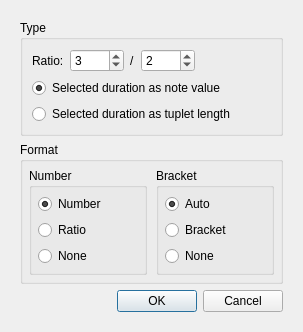
<?xml version="1.0" encoding="UTF-8"?>
<ui version="4.0">
 <class>TupletDialog</class>
 <widget class="QDialog" name="TupletDialog">
  <property name="geometry">
   <rect>
    <x>0</x>
    <y>0</y>
    <width>303</width>
    <height>300</height>
   </rect>
  </property>
  <property name="windowTitle">
   <string>Create tuplet</string>
  </property>
  <layout class="QGridLayout" name="gridLayout">
   <item row="0" column="0">
    <layout class="QGridLayout">
     <property name="leftMargin">
      <number>9</number>
     </property>
     <property name="topMargin">
      <number>9</number>
     </property>
     <property name="rightMargin">
      <number>9</number>
     </property>
     <property name="bottomMargin">
      <number>9</number>
     </property>
     <item row="0" column="0">
      <widget class="QGroupBox" name="groupBox">
       <property name="title">
        <string>Type</string>
       </property>
       <layout class="QVBoxLayout" name="verticalLayout">
        <item>
         <layout class="QHBoxLayout" name="horizontalLayout">
          <item>
           <widget class="QLabel" name="label">
            <property name="text">
             <string>Ratio:</string>
            </property>
            <property name="buddy">
             <cstring>actualNotes</cstring>
            </property>
           </widget>
          </item>
          <item>
           <widget class="QSpinBox" name="actualNotes">
            <property name="sizePolicy">
             <sizepolicy hsizetype="Preferred" vsizetype="Fixed">
              <horstretch>0</horstretch>
              <verstretch>0</verstretch>
             </sizepolicy>
            </property>
            <property name="minimum">
             <number>1</number>
            </property>
            <property name="maximum">
             <number>9999</number>
            </property>
            <property name="value">
             <number>3</number>
            </property>
           </widget>
          </item>
          <item>
           <widget class="QLabel" name="label_2">
            <property name="text">
             <string notr="true">/</string>
            </property>
            <property name="buddy">
             <cstring>normalNotes</cstring>
            </property>
           </widget>
          </item>
          <item>
           <widget class="QSpinBox" name="normalNotes">
            <property name="sizePolicy">
             <sizepolicy hsizetype="Preferred" vsizetype="Fixed">
              <horstretch>0</horstretch>
              <verstretch>0</verstretch>
             </sizepolicy>
            </property>
            <property name="minimum">
             <number>1</number>
            </property>
            <property name="maximum">
             <number>9999</number>
            </property>
            <property name="value">
             <number>2</number>
            </property>
           </widget>
          </item>
          <item>
           <spacer name="horizontalSpacer">
            <property name="orientation">
             <enum>Qt::Horizontal</enum>
            </property>
            <property name="sizeHint" stdset="0">
             <size>
              <width>40</width>
              <height>20</height>
             </size>
            </property>
           </spacer>
          </item>
         </layout>
        </item>
        <item>
         <widget class="QRadioButton" name="useSelectedDuration">
          <property name="text">
           <string>Selected duration as note value</string>
          </property>
          <property name="toolTip">
           <string>Each note of the tuplet has the selected duration, and the tuplet replaces the notes and rests in the time it takes. For example, with a quarter selected, 3:2 gives 3 quarters in the time of 2. A full-measure rest is still divided.</string>
          </property>
          <property name="checked">
           <bool>true</bool>
          </property>
         </widget>
        </item>
        <item>
         <widget class="QRadioButton" name="divideDuration">
          <property name="text">
           <string>Selected duration as tuplet length</string>
          </property>
          <property name="toolTip">
           <string>The tuplet takes the time of the selected duration. For example, with a quarter selected, 3:2 gives 3 eighths in the time of a quarter.</string>
          </property>
         </widget>
        </item>
        <item>
         <spacer name="verticalSpacer">
          <property name="orientation">
           <enum>Qt::Vertical</enum>
          </property>
          <property name="sizeHint" stdset="0">
           <size>
            <width>20</width>
            <height>40</height>
           </size>
          </property>
         </spacer>
        </item>
       </layout>
      </widget>
     </item>
     <item row="1" column="0">
      <widget class="QGroupBox" name="formatGroupBox">
       <property name="title">
        <string>Format</string>
       </property>
       <layout class="QHBoxLayout">
        <property name="spacing">
         <number>9</number>
        </property>
        <property name="leftMargin">
         <number>6</number>
        </property>
        <property name="topMargin">
         <number>6</number>
        </property>
        <property name="rightMargin">
         <number>6</number>
        </property>
        <property name="bottomMargin">
         <number>6</number>
        </property>
        <item>
         <widget class="QGroupBox" name="numberGroupBox">
          <property name="title">
           <string>Number</string>
          </property>
          <layout class="QVBoxLayout">
           <property name="leftMargin">
            <number>6</number>
           </property>
           <property name="topMargin">
            <number>6</number>
           </property>
           <property name="rightMargin">
            <number>6</number>
           </property>
           <property name="bottomMargin">
            <number>6</number>
           </property>
           <item>
            <widget class="QRadioButton" name="number">
             <property name="text">
              <string>Number</string>
             </property>
             <property name="checked">
              <bool>true</bool>
             </property>
            </widget>
           </item>
           <item>
            <widget class="QRadioButton" name="relation">
             <property name="text">
              <string>Ratio</string>
             </property>
            </widget>
           </item>
           <item>
            <widget class="QRadioButton" name="noNumber">
             <property name="text">
              <string comment="no tuplet number style">None</string>
             </property>
            </widget>
           </item>
          </layout>
         </widget>
        </item>
        <item>
         <widget class="QGroupBox" name="bracketGroupBox">
          <property name="title">
           <string>Bracket</string>
          </property>
          <layout class="QVBoxLayout">
           <property name="leftMargin">
            <number>6</number>
           </property>
           <property name="topMargin">
            <number>6</number>
           </property>
           <property name="rightMargin">
            <number>6</number>
           </property>
           <property name="bottomMargin">
            <number>6</number>
           </property>
           <item>
            <widget class="QRadioButton" name="autoBracket">
             <property name="text">
              <string>Auto</string>
             </property>
             <property name="checked">
              <bool>true</bool>
             </property>
            </widget>
           </item>
           <item>
            <widget class="QRadioButton" name="bracket">
             <property name="text">
              <string>Bracket</string>
             </property>
            </widget>
           </item>
           <item>
            <widget class="QRadioButton" name="noBracket">
             <property name="text">
              <string comment="no tuplet bracket style">None</string>
             </property>
            </widget>
           </item>
          </layout>
         </widget>
        </item>
       </layout>
      </widget>
     </item>
     <item row="2" column="0">
      <widget class="QDialogButtonBox" name="buttonBox">
       <property name="orientation">
        <enum>Qt::Horizontal</enum>
       </property>
       <property name="standardButtons">
        <set>QDialogButtonBox::Cancel|QDialogButtonBox::Ok</set>
       </property>
      </widget>
     </item>
    </layout>
   </item>
  </layout>
 </widget>
 <resources/>
 <connections/>
</ui>
